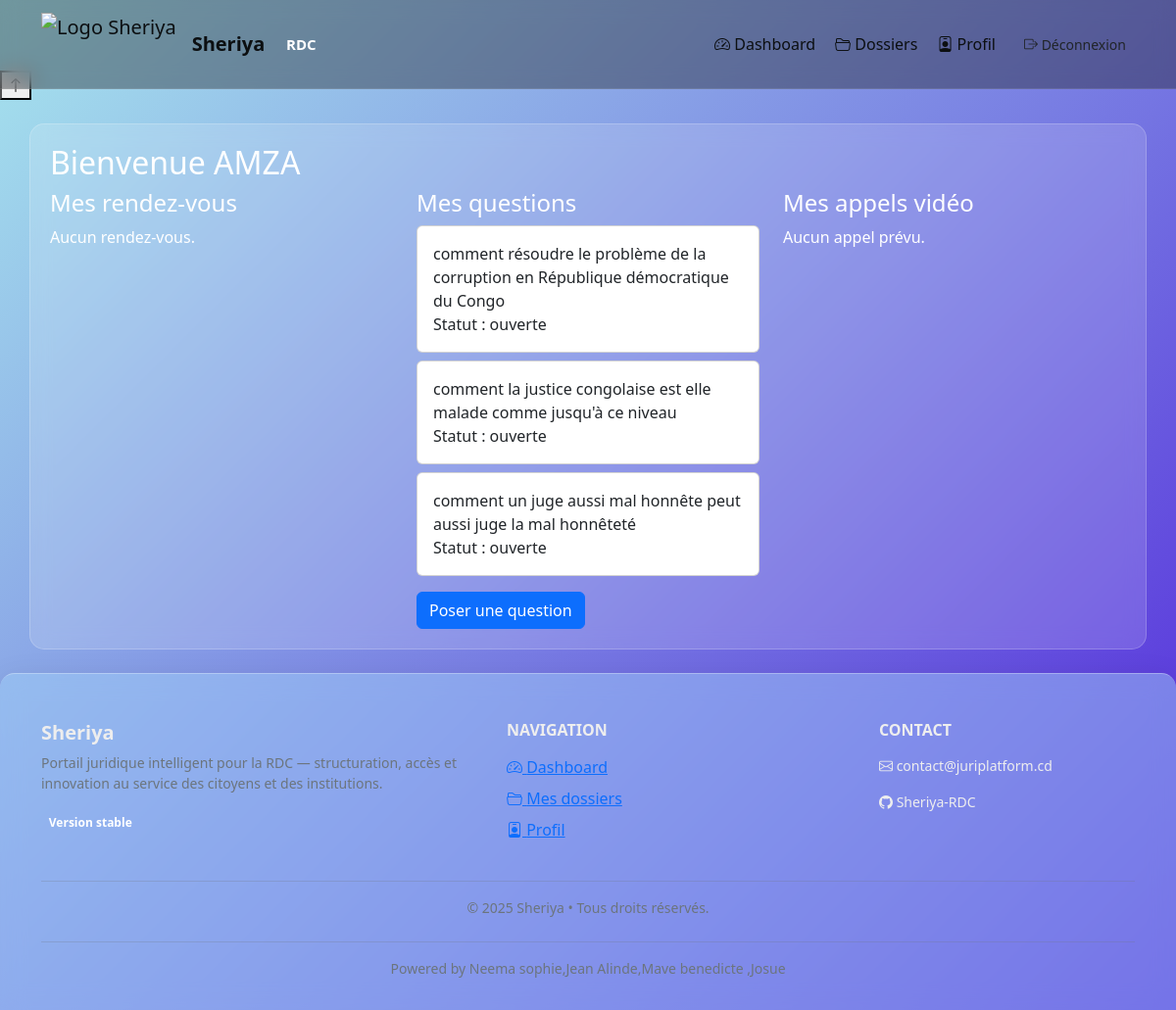
/consultation/citoyen/dashboard/ (signed in), run on the app's committed database.
### consultation/models.py (models this page shows, shortened)
class Question(models.Model):
    utilisateur = models.ForeignKey(User, on_delete=models.CASCADE, related_name='questions')
    objet = models.CharField(max_length=255, default="Sans objet")
    contenu = models.TextField()
    categorie = models.CharField(
        max_length=100,
        choices=[
            ('droit_civil', _('Droit civil')),
            ('droit_penal', _('Droit pénal')),
            ('droit_travail', _('Droit du travail')),
            ('autre', _('Autre')),
        ],
        default='autre'
    )
    est_payante = models.BooleanField(default=False)
    statut = models.CharField(
        max_length=20,
        choices=[
            ('ouverte', _('Ouverte')),
            ('répondue', _('Répondue')),
            ('fermée', _('Fermée')),
        ],
        default='ouverte'
    )
    created_at = models.DateTimeField(auto_now_add=True)
    class Meta:
        ordering = ['-created_at']

### consultation/views/citoyen.py (the view)
# urls.py: path('dashboard/', views.juriste_dashboard, name='juriste_dashboard'),
@login_required
def dashboard(request):
    user = request.user
    rdvs = RendezVous.objects.filter(utilisateur=user)
    questions = Question.objects.filter(utilisateur=user)
    appels = AppelVideo.objects.filter(utilisateur=user)
    return render(request, 'consultation/dashboard_citoyen.html', {
        'rdvs': rdvs,
        'questions': questions,
        'appels': appels,
    })

### templates/consultation/dashboard_citoyen.html
{% extends 'base.html' %}
{% block content %}
<h2>Bienvenue {{ request.user.get_full_name }}</h2>
<div class="row">
  <div class="col-md-4">
    <h4>Mes rendez-vous</h4>
    {% for rdv in rdvs %}
      <div class="card mb-2">
        <div class="card-body">
          <strong>{{ rdv.date|date:"d/m/Y H:i" }}</strong><br>
          Avec {{ rdv.juriste.user.get_full_name }}<br>
          Statut : {{ rdv.statut }}
        </div>
      </div>
    {% empty %}
      <p>Aucun rendez-vous.</p>
    {% endfor %}
  </div>
  <div class="col-md-4">
    <h4>Mes questions</h4>
    {% for q in questions %}
      <div class="card mb-2">
        <div class="card-body">
          {{ q.contenu|truncatewords:20 }}<br>
          Statut : {{ q.statut }}
        </div>
      </div>
    {% empty %}
      <p>Aucune question posée.</p>
    {% endfor %}
    <a href="{% url 'citoyen:poser_question' %}" class="btn btn-primary mt-2">Poser une question</a>
  </div>
  <div class="col-md-4">
    <h4>Mes appels vidéo</h4>
    {% for appel in appels %}
      <div class="card mb-2">
        <div class="card-body">
          {{ appel.date|date:"d/m/Y H:i" }}<br>
          Lien : <a href="{{ appel.lien }}" target="_blank">Rejoindre</a><br>
          Statut : {{ appel.statut }}
        </div>
      </div>
    {% empty %}
      <p>Aucun appel prévu.</p>
    {% endfor %}
  </div>
</div>
{% endblock %}

### templates/base.html (style rules this page uses)
body { font-family: 'Segoe UI', Roboto, sans-serif; background: linear-gradient(135deg, #a6e5edff, #5022daff); background-attachment: fixed; color: #333; padding-top: 4.5rem; }

### data on the page
Question: contenu "comment résoudre le problème de la corruption en République démocratique du Congo", statut "ouverte"
Question: contenu "comment la justice congolaise est elle malade comme jusqu'à ce niveau", statut "ouverte"
Question: contenu "comment un juge aussi mal honnête peut aussi juge la mal honnêteté", statut "ouverte"

### other printed values
{{ request.user.get_full_name }} "AMZA"
